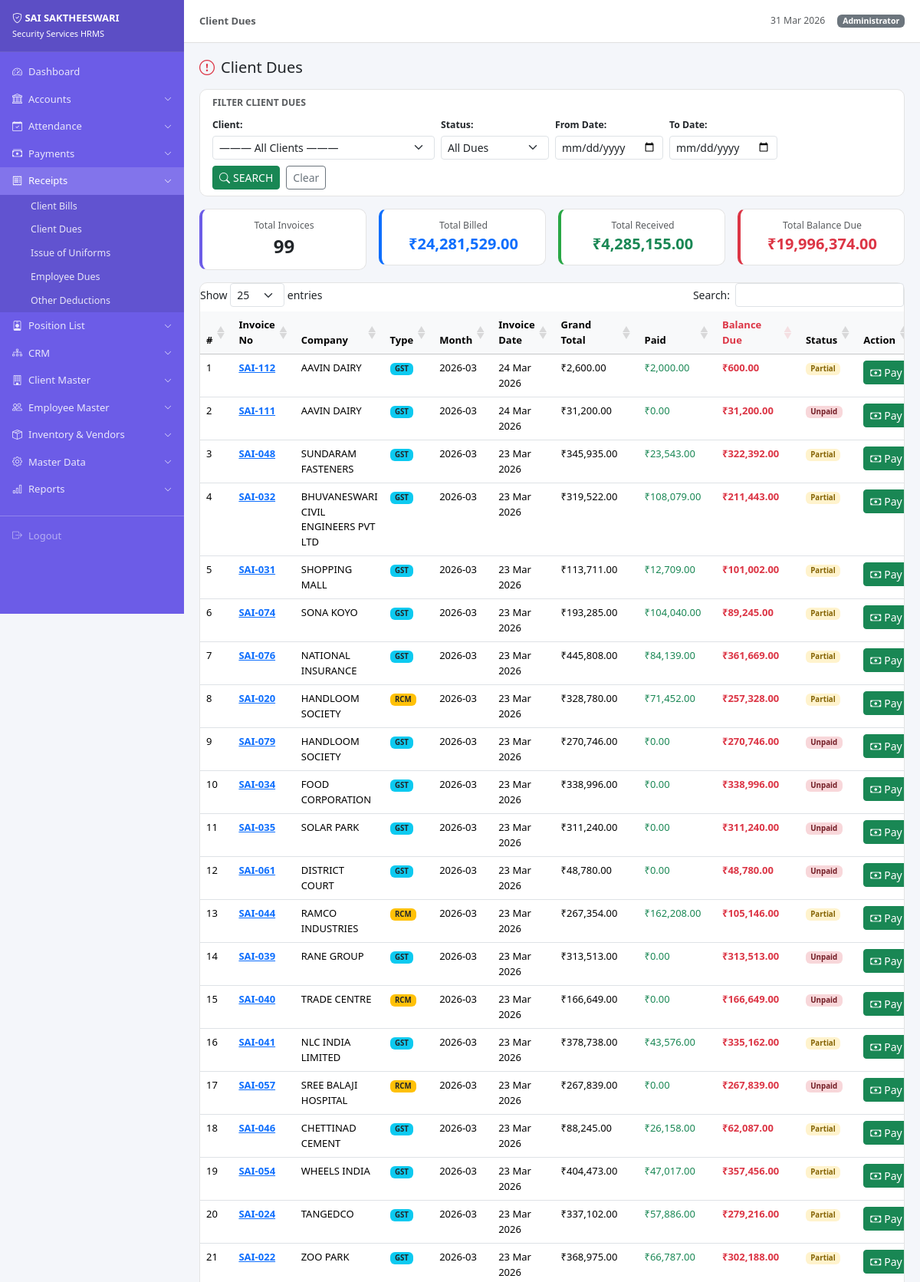
The app's page /index.php?url=receipts/clientdues (signed in, upper part) with its own data.
### tables this page shows
CREATE TABLE `invoices` (
  `id` int(11) NOT NULL,
  `invoice_no` varchar(20) DEFAULT NULL,
  `client_id` int(11) NOT NULL,
  `bill_type` enum('GST','RCM') DEFAULT 'GST',
  `invoice_month` varchar(7) DEFAULT NULL,
  `invoice_date` date DEFAULT NULL,
  `sent_date` date DEFAULT NULL,
  `deployed_hours` int(11) DEFAULT 12,
  `subtotal` decimal(12,2) DEFAULT 0.00,
  `igst` decimal(10,2) DEFAULT 0.00,
  `sgst` decimal(10,2) DEFAULT 0.00,
  `cgst` decimal(10,2) DEFAULT 0.00,
  `grand_total` decimal(12,2) DEFAULT 0.00,
  `round_off` decimal(5,2) DEFAULT 0.00,
  `total_outstanding` decimal(12,2) DEFAULT 0.00,
  `payment_status` enum('unpaid','partial','paid') DEFAULT 'unpaid',
  `created_by` int(11) DEFAULT NULL,
  `created_at` timestamp NOT NULL DEFAULT current_timestamp()
);

CREATE TABLE `clients` (
  `id` int(11) NOT NULL,
  `client_code` varchar(20) DEFAULT NULL,
  `company_name` varchar(200) NOT NULL,
  `contact_person` varchar(100) DEFAULT NULL,
  `role` varchar(50) DEFAULT NULL,
  `mobile` varchar(15) DEFAULT NULL,
  `whatsapp` varchar(15) DEFAULT NULL,
  `phone` varchar(20) DEFAULT NULL,
  `ext_no` varchar(20) DEFAULT NULL,
  `email` varchar(100) DEFAULT NULL,
  `gstin` varchar(20) DEFAULT NULL,
  `address` text DEFAULT NULL,
  `branch` varchar(50) DEFAULT 'CUDDALORE(HO)',
  `field_officer` varchar(100) DEFAULT NULL,
  `state` varchar(50) DEFAULT 'TAMIL NADU',
  `district` varchar(50) DEFAULT NULL,
  `taluk` varchar(50) DEFAULT NULL,
  `town` varchar(50) DEFAULT NULL,
  `pincode` varchar(10) DEFAULT NULL,
  `service_shifts` varchar(255) DEFAULT NULL,
  `invoice_schedule` varchar(100) DEFAULT NULL,
  `invoice_calculation_by` varchar(100) DEFAULT NULL,
  `bill_type` enum('GST','RCM','EXEMPT') DEFAULT 'GST',
  `status` enum('pre_client','active','inactive') DEFAULT 'pre_client',
  `reference` varchar(100) DEFAULT NULL,
  `work_order_no` varchar(50) DEFAULT NULL,
  `contract_start` date DEFAULT NULL,
  `contract_end` date DEFAULT NULL,
  `contract_value` decimal(15,2) DEFAULT 0.00,
  `notes` text DEFAULT NULL,
  `created_at` timestamp NOT NULL DEFAULT current_timestamp(),
  `quotation_file` varchar(255) DEFAULT NULL,
  `preclient_remarks` text DEFAULT NULL,
  `gst_exempted` varchar(10) DEFAULT 'No',
  `gst_calc_method` varchar(50) DEFAULT NULL,
  `sac_code` varchar(50) DEFAULT NULL,
  `salary_calc_employee` varchar(50) DEFAULT NULL,
  `month_denominator` varchar(50) DEFAULT NULL,
  `work_order_date` date DEFAULT NULL,
  `tds_avail` varchar(10) DEFAULT 'No',
  `tds_percent` decimal(5,2) DEFAULT NULL,
  `tds_on_gst_percent` decimal(5,2) DEFAULT NULL,
  `epf_avail` varchar(10) DEFAULT 'No',
  `epf_percent` decimal(5,2) DEFAULT NULL,
  `epf_on_value` varchar(50) DEFAULT NULL,
  `esi_avail` varchar(10) DEFAULT 'No',
  `esi_percent` decimal(5,2) DEFAULT NULL,
  `esi_on_value` varchar(50) DEFAULT NULL,
  `weekly_off_for` varchar(255) DEFAULT NULL,
  `company_off_days` varchar(255) DEFAULT NULL,
  `hours_per_duty` int(11) DEFAULT 8,
  `bill_send_by` varchar(50) DEFAULT NULL,
  `grace_period` int(11) DEFAULT 0,
  `service_charges_avail` varchar(10) DEFAULT 'No',
  `service_charges_type` varchar(20) DEFAULT NULL,
  `service_charges_value` decimal(10,2) DEFAULT NULL,
  `doc_attach_invoice` text DEFAULT NULL,
  `prev_contractor_name` varchar(100) DEFAULT NULL,
  `prev_contractor_mobile` varchar(20) DEFAULT NULL,
  `strength` varchar(50) DEFAULT NULL,
  `bank_account_show` varchar(100) DEFAULT NULL,
  `bill_header` varchar(10) DEFAULT 'YES',
  `bill_footer` varchar(10) DEFAULT 'YES'
);

### controllers/BaseController.php (called while the page is built, shortened)
<?php
class BaseController {
    protected PDO $pdo;
    public function __construct(PDO $pdo) {
        $this->pdo = $pdo;
    }
    protected function view(string $viewPath, array $data = []): void {
        extract($data);
        require BASE_PATH . '/views/layout/header.php';
        require BASE_PATH . '/views/' . $viewPath . '.php';
        require BASE_PATH . '/views/layout/footer.php';
    }
    protected function fetchAll(string $sql, array $params = []): array {
        $stmt = $this->pdo->prepare($sql);
        $stmt->execute($params);
        return $stmt->fetchAll();
    }
}

### controllers/ReceiptsController.php (called while the page is built, shortened)
<?php
require_once BASE_PATH . '/controllers/BaseController.php';
class ReceiptsController extends BaseController {
    public function clientdues(?string $param = null): void {
        $fStart   = Helper::get('start_date');
        $fEnd     = Helper::get('end_date');
        $params = [];
        $where  = "WHERE i.payment_status IN ('unpaid','partial')";
        $dues = $this->fetchAll("
            SELECT i.*, c.company_name
            FROM invoices i
            JOIN clients c ON c.id = i.client_id
            $where
            ORDER BY i.invoice_date DESC
        ", $params);
        $this->view('receipts/clientdues',
            compact('dues','clients','fClient','fStatus','fStart','fEnd')
            + ['pageTitle'=>'Client Dues','active'=>'receipts']);
    }
}

### index.php (called while the page is built, shortened)
<?php
require_once BASE_PATH . '/config/db.php';
require_once BASE_PATH . '/helpers/Helper.php';
$rawUrl = isset($_GET['url']) ? trim($_GET['url'], '/') : '';
$rawUrl = preg_replace('/\.php.*$/', '', $rawUrl);
$rawUrl = preg_replace('/[^a-zA-Z0-9_\/]/', '', $rawUrl);
$parts  = explode('/', $rawUrl);
$method = (isset($parts[1]) && $parts[1] !== '') ? $parts[1] : 'index';
$param  = $parts[2] ?? null;
$controller = new $controllerName($pdo);
$controller->$method($param);

### helpers/Helper.php (called while the page is built, shortened)
<?php
class Helper {
    public static function money(float $amount): string {
        return '₹' . number_format($amount, 2);
    }
    public static function get(string $key, $default = ''): string {
        return isset($_GET[$key]) ? trim($_GET[$key]) : $default;
    }
}

### views/receipts/clientdues.php (the view, shortened to what this page needs)
<div class="d-flex justify-content-between align-items-center mb-3">
  <h5 class="mb-0"><i class="bi bi-exclamation-circle me-2 text-danger"></i>Client Dues</h5>
</div>
<div class="card mb-3 no-print">
  <div class="card-body py-2">
    <p class="small fw-semibold text-muted mb-2">FILTER CLIENT DUES</p>
    <form class="row g-2 align-items-end" method="GET" action="<?= BASE_URL ?>/index.php">
      <div class="col-md-4">
        <label class="form-label small fw-semibold mb-1">Client:</label>
        <select name="client_id" class="form-select form-select-sm">
          <option value="">——— All Clients ———</option>
        </select>
      </div>
      <div class="col-md-2">
        <label class="form-label small fw-semibold mb-1">Status:</label>
        <select name="due_status" class="form-select form-select-sm">
          <option value="">All Dues</option>
        </select>
      </div>
      <div class="col-md-2">
        <label class="form-label small fw-semibold mb-1">From Date:</label>
        <input type="date" name="start_date" class="form-control form-control-sm" value="<?= $fStart??'' ?>">
      </div>
      <div class="col-md-2">
        <label class="form-label small fw-semibold mb-1">To Date:</label>
        <input type="date" name="end_date" class="form-control form-control-sm" value="<?= $fEnd??'' ?>">
      </div>
      <div class="col-auto d-flex gap-2">
        <button class="btn btn-success btn-sm"><i class="bi bi-search me-1"></i>SEARCH</button>
        <a href="<?= u('receipts/clientdues') ?>" class="btn btn-outline-secondary btn-sm">Clear</a>
      </div>
    </form>
  </div>
</div>
<?php
  $duesArr      = is_array($dues) ? $dues : [];
  $totalBill    = array_sum(array_column($duesArr, 'grand_total'));
  $totalPaid    = array_sum(array_map(fn($r) => (float)$r['grand_total'] - (float)$r['total_outstanding'], $duesArr));
  $totalBalance = array_sum(array_column($duesArr, 'total_outstanding'));
?>
<div class="row g-3 mb-3">
  <div class="col-md-3">
    <div class="card text-center py-2" style="border-left:4px solid #6c5ce7">
      <div class="card-body py-1">
        <div class="small text-muted">Total Invoices</div>
        <div class="fs-4 fw-bold"><?= count($dues) ?></div>
      </div>
    </div>
  </div>
  <div class="col-md-3">
    <div class="card text-center py-2" style="border-left:4px solid #0d6efd">
      <div class="card-body py-1">
        <div class="small text-muted">Total Billed</div>
        <div class="fs-5 fw-bold text-primary"><?= Helper::money($totalBill) ?></div>
      </div>
    </div>
  </div>
  <div class="col-md-3">
    <div class="card text-center py-2" style="border-left:4px solid #28a745">
      <div class="card-body py-1">
        <div class="small text-muted">Total Received</div>
        <div class="fs-5 fw-bold text-success"><?= Helper::money($totalPaid) ?></div>
      </div>
    </div>
  </div>
  <div class="col-md-3">
    <div class="card text-center py-2" style="border-left:4px solid #dc3545">
      <div class="card-body py-1">
        <div class="small text-muted">Total Balance Due</div>
        <div class="fs-5 fw-bold text-danger"><?= Helper::money($totalBalance) ?></div>
      </div>
    </div>
  </div>
</div>
<div class="card">
  <div class="card-body p-0">
    <table class="table table-hover datatable mb-0">
      <thead class="table-light">
        <tr>
          <th>#</th>
          <th>Invoice No</th>
          <th>Company</th>
          <th>Type</th>
          <th>Month</th>
          <th>Invoice Date</th>
          <th>Grand Total</th>
          <th>Paid</th>
          <th class="text-danger">Balance Due</th>
          <th>Status</th>
          <th class="no-print">Action</th>
        </tr>
      </thead>
      <tbody>
      <?php foreach ($duesArr as $i => $inv): ?>
        <tr>
          <td><?= $i + 1 ?></td>
          <td class="fw-semibold"><a href="<?= u('receipts/viewinvoice/' . $inv['id']) ?>"><?= htmlspecialchars($inv['invoice_no']) ?></a></td>
          <td><?= htmlspecialchars($inv['company_name']) ?></td>
          <td><span class="badge <?= $inv['bill_type']==='GST'?'bg-info text-dark':'bg-warning text-dark' ?>"><?= $inv['bill_type'] ?></span></td>
          <td><?= htmlspecialchars($inv['invoice_month']) ?></td>
          <td><?= $inv['invoice_date'] ? date('d M Y', strtotime($inv['invoice_date'])) : '—' ?></td>
          <td><?= Helper::money($inv['grand_total']) ?></td>
          <td class="text-success"><?= Helper::money($inv['grand_total'] - $inv['total_outstanding']) ?></td>
          <td class="text-danger fw-bold"><?= Helper::money($inv['total_outstanding']) ?></td>
          <td><span class="badge badge-<?= $inv['payment_status'] ?>"><?= ucfirst($inv['payment_status']) ?></span></td>
          <td class="no-print">
            <a href="<?= u('receipts/receivepayment/' . $inv['id']) ?>" class="btn btn-success btn-sm">
              <i class="bi bi-cash me-1"></i>Pay
            </a>
          </td>
        </tr>
      <?php endforeach; ?>
      </tbody>
    </table>
  </div>
</div>

### views/layout/header.php (style rules this page uses)
:root { --sidebar-w:240px;--header-h:56px }
body { background:#f4f6fa;font-size:14px;overflow-x:hidden }
.card { border:1px solid #e4e4e4;border-radius:10px;box-shadow:none }
.table { font-size:13px }
.badge-partial { background:#fff3cd;color:#856404 }
.badge-unpaid { background:#f8d7da;color:#721c24 }

### records on screen
invoices: invoice_no "SAI-112", client.company_name "AAVIN DAIRY", bill_type "GST", invoice_month "2026-03", invoice_date "24 Mar 2026", grand_total "₹2,600.00", Helper::money($inv['grand_total'] - $inv['total_outstanding']) "₹2,000.00", total_outstanding "₹600.00", payment_status "Partial"
invoices: invoice_no "SAI-111", client.company_name "AAVIN DAIRY", bill_type "GST", invoice_month "2026-03", invoice_date "24 Mar 2026", grand_total "₹31,200.00", Helper::money($inv['grand_total'] - $inv['total_outstanding']) "₹0.00", total_outstanding "₹31,200.00", payment_status "Unpaid"
invoices: invoice_no "SAI-048", client.company_name "SUNDARAM FASTENERS", bill_type "GST", invoice_month "2026-03", invoice_date "23 Mar 2026", grand_total "₹345,935.00", Helper::money($inv['grand_total'] - $inv['total_outstanding']) "₹23,543.00", total_outstanding "₹322,392.00", payment_status "Partial"
invoices: invoice_no "SAI-032", client.company_name "BHUVANESWARI CIVIL ENGINEERS PVT LTD", bill_type "GST", invoice_month "2026-03", invoice_date "23 Mar 2026", grand_total "₹319,522.00", Helper::money($inv['grand_total'] - $inv['total_outstanding']) "₹108,079.00", total_outstanding "₹211,443.00", payment_status "Partial"
invoices: invoice_no "SAI-031", client.company_name "SHOPPING MALL", bill_type "GST", invoice_month "2026-03", invoice_date "23 Mar 2026", grand_total "₹113,711.00", Helper::money($inv['grand_total'] - $inv['total_outstanding']) "₹12,709.00", total_outstanding "₹101,002.00", payment_status "Partial"
invoices: invoice_no "SAI-074", client.company_name "SONA KOYO", bill_type "GST", invoice_month "2026-03", invoice_date "23 Mar 2026", grand_total "₹193,285.00", Helper::money($inv['grand_total'] - $inv['total_outstanding']) "₹104,040.00", total_outstanding "₹89,245.00", payment_status "Partial"
invoices: invoice_no "SAI-076", client.company_name "NATIONAL INSURANCE", bill_type "GST", invoice_month "2026-03", invoice_date "23 Mar 2026", grand_total "₹445,808.00", Helper::money($inv['grand_total'] - $inv['total_outstanding']) "₹84,139.00", total_outstanding "₹361,669.00", payment_status "Partial"
invoices: invoice_no "SAI-020", client.company_name "HANDLOOM SOCIETY", bill_type "RCM", invoice_month "2026-03", invoice_date "23 Mar 2026", grand_total "₹328,780.00", Helper::money($inv['grand_total'] - $inv['total_outstanding']) "₹71,452.00", total_outstanding "₹257,328.00", payment_status "Partial"
invoices: invoice_no "SAI-079", client.company_name "HANDLOOM SOCIETY", bill_type "GST", invoice_month "2026-03", invoice_date "23 Mar 2026", grand_total "₹270,746.00", Helper::money($inv['grand_total'] - $inv['total_outstanding']) "₹0.00", total_outstanding "₹270,746.00", payment_status "Unpaid"
invoices: invoice_no "SAI-034", client.company_name "FOOD CORPORATION", bill_type "GST", invoice_month "2026-03", invoice_date "23 Mar 2026", grand_total "₹338,996.00", Helper::money($inv['grand_total'] - $inv['total_outstanding']) "₹0.00", total_outstanding "₹338,996.00", payment_status "Unpaid"
invoices: invoice_no "SAI-035", client.company_name "SOLAR PARK", bill_type "GST", invoice_month "2026-03", invoice_date "23 Mar 2026", grand_total "₹311,240.00", Helper::money($inv['grand_total'] - $inv['total_outstanding']) "₹0.00", total_outstanding "₹311,240.00", payment_status "Unpaid"
invoices: invoice_no "SAI-061", client.company_name "DISTRICT COURT", bill_type "GST", invoice_month "2026-03", invoice_date "23 Mar 2026", grand_total "₹48,780.00", Helper::money($inv['grand_total'] - $inv['total_outstanding']) "₹0.00", total_outstanding "₹48,780.00", payment_status "Unpaid"
invoices: invoice_no "SAI-044", client.company_name "RAMCO INDUSTRIES", bill_type "RCM", invoice_month "2026-03", invoice_date "23 Mar 2026", grand_total "₹267,354.00", Helper::money($inv['grand_total'] - $inv['total_outstanding']) "₹162,208.00", total_outstanding "₹105,146.00", payment_status "Partial"
invoices: invoice_no "SAI-039", client.company_name "RANE GROUP", bill_type "GST", invoice_month "2026-03", invoice_date "23 Mar 2026", grand_total "₹313,513.00", Helper::money($inv['grand_total'] - $inv['total_outstanding']) "₹0.00", total_outstanding "₹313,513.00", payment_status "Unpaid"
invoices: invoice_no "SAI-040", client.company_name "TRADE CENTRE", bill_type "RCM", invoice_month "2026-03", invoice_date "23 Mar 2026", grand_total "₹166,649.00", Helper::money($inv['grand_total'] - $inv['total_outstanding']) "₹0.00", total_outstanding "₹166,649.00", payment_status "Unpaid"
invoices: invoice_no "SAI-041", client.company_name "NLC INDIA LIMITED", bill_type "GST", invoice_month "2026-03", invoice_date "23 Mar 2026", grand_total "₹378,738.00", Helper::money($inv['grand_total'] - $inv['total_outstanding']) "₹43,576.00", total_outstanding "₹335,162.00", payment_status "Partial"
invoices: invoice_no "SAI-057", client.company_name "SREE BALAJI HOSPITAL", bill_type "RCM", invoice_month "2026-03", invoice_date "23 Mar 2026", grand_total "₹267,839.00", Helper::money($inv['grand_total'] - $inv['total_outstanding']) "₹0.00", total_outstanding "₹267,839.00", payment_status "Unpaid"
invoices: invoice_no "SAI-046", client.company_name "CHETTINAD CEMENT", bill_type "GST", invoice_month "2026-03", invoice_date "23 Mar 2026", grand_total "₹88,245.00", Helper::money($inv['grand_total'] - $inv['total_outstanding']) "₹26,158.00", total_outstanding "₹62,087.00", payment_status "Partial"
invoices: invoice_no "SAI-054", client.company_name "WHEELS INDIA", bill_type "GST", invoice_month "2026-03", invoice_date "23 Mar 2026", grand_total "₹404,473.00", Helper::money($inv['grand_total'] - $inv['total_outstanding']) "₹47,017.00", total_outstanding "₹357,456.00", payment_status "Partial"
invoices: invoice_no "SAI-024", client.company_name "TANGEDCO", bill_type "GST", invoice_month "2026-03", invoice_date "23 Mar 2026", grand_total "₹337,102.00", Helper::money($inv['grand_total'] - $inv['total_outstanding']) "₹57,886.00", total_outstanding "₹279,216.00", payment_status "Partial"
invoices: invoice_no "SAI-022", client.company_name "ZOO PARK", bill_type "GST", invoice_month "2026-03", invoice_date "23 Mar 2026", grand_total "₹368,975.00", Helper::money($inv['grand_total'] - $inv['total_outstanding']) "₹66,787.00", total_outstanding "₹302,188.00", payment_status "Partial"

### other values on screen
$pageTitle "Client Dues"
Session::userName() "Administrator"
count($dues) "99"
Helper::money($totalBill) "₹24,281,529.00"
Helper::money($totalPaid) "₹4,285,155.00"
Helper::money($totalBalance) "₹19,996,374.00"
